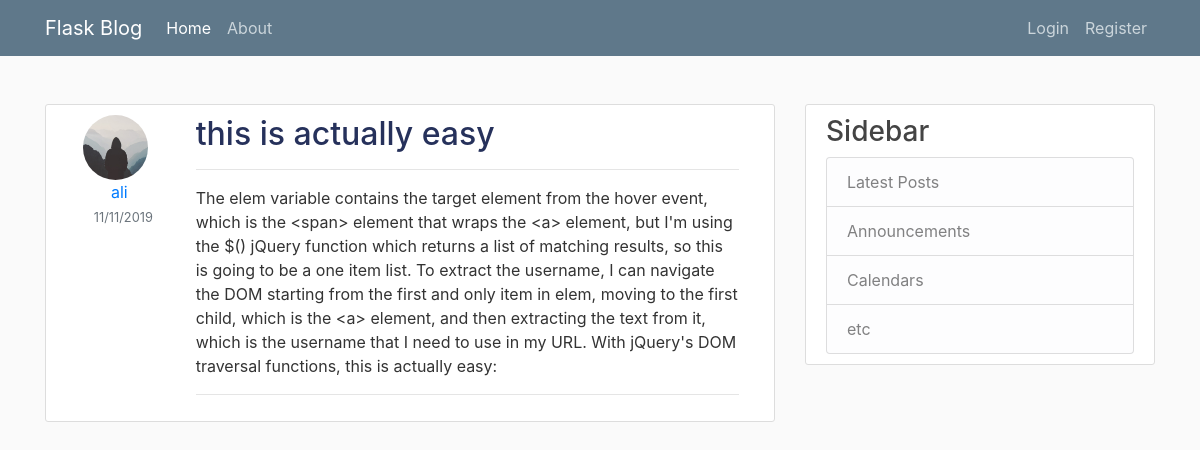
The app's page /post/4 with its own data.
### flaskblog/models.py (models this page shows, shortened)
class User(UserMixin, db.Model):
    id = db.Column(db.Integer, primary_key=True)
    username = db.Column(db.String(20), unique=True, nullable=False)
    email = db.Column(db.String(120), unique=True, nullable=False)
    image_file = db.Column(db.String(20), nullable=False, default='default.jpg')
    password = db.Column(db.String(60), nullable=False)
    posts = db.relationship('Post', backref='author', lazy=True)

class Post(db.Model):
    id = db.Column(db.Integer, primary_key=True)
    title = db.Column(db.String(100), nullable=False)
    date_posted = db.Column(db.DateTime, nullable=False, default=datetime.utcnow)
    content = db.Column(db.Text, nullable=False)
    user_id = db.Column(db.Integer, db.ForeignKey('user.id'), nullable=False)

### flaskblog/post/routes.py (the view)
@posts.route('/post/<int:post_id>')
def post(post_id):
    post = Post.query.get_or_404(post_id)
    return render_template('post.html', title=post.title, post=post)

### flaskblog/templates/post.html (shortened to what this page needs)
{% extends 'base.html' %}
{% block content %}
    <article class="media content-section">
        <div class="media-body d-flex justify-content-center">
            <div class="col-md-2 text-center">
                <img class="rounded-circle article-img"
                     src="{{ url_for('static', filename='profile_pics/' + post.author.image_file) }}"
                     alt="Profile Picture">
                <a class="mr-2"
                   href="{{ url_for('users.user_posts', username=post.author.username) }}">{{ post.author.username }}</a>
                <small class="text-muted">{{ post.date_posted.strftime('%d/%m/%Y') }}</small>
            </div>
            <div class="col-md-10">
                <h2><a class="article-title"
                       href="{{ url_for('posts.post', post_id=post.id) }}">{{ post.title }}</a></h2>
                <hr>
                <p class="article-content">{{ post.content }}</p>
            <hr>
            </div>
        </div>
    </article>
{% endblock content %}

### flaskblog/static/main.css (style rules this page uses)
body { background: #fafafa; color: #333333; }
h1, h2, h3, h4, h5, h6 { color: #444444; }
.content-section { background: #ffffff; padding: 10px 20px; border: 1px solid #dddddd; border-radius: 3px; margin-bottom: 20px; }
.article-title { color: #26315b; }
.article-content { white-space: pre-line; }
.article-img { height: 65px; width: 65px; margin-right: 16px; }

### records on screen
User: image_file (placeholder picture), author.username "ali"
Post: date_posted "11/11/2019", title "this is actually easy", content "The elem variable contains the target element from the hover event, which is the <span> element that wraps the <a> element, but I'm using the $() jQuery function which returns a list of matching results, so this is going to be a one item list. To extract the username, I can navigate the DOM starting from the first and only item in elem, moving to the first child, which is the <a> element, and then extracting the text from it, which is the username that I need to use in my URL. With jQuery's DOM traversal functions, this is actually easy:"
